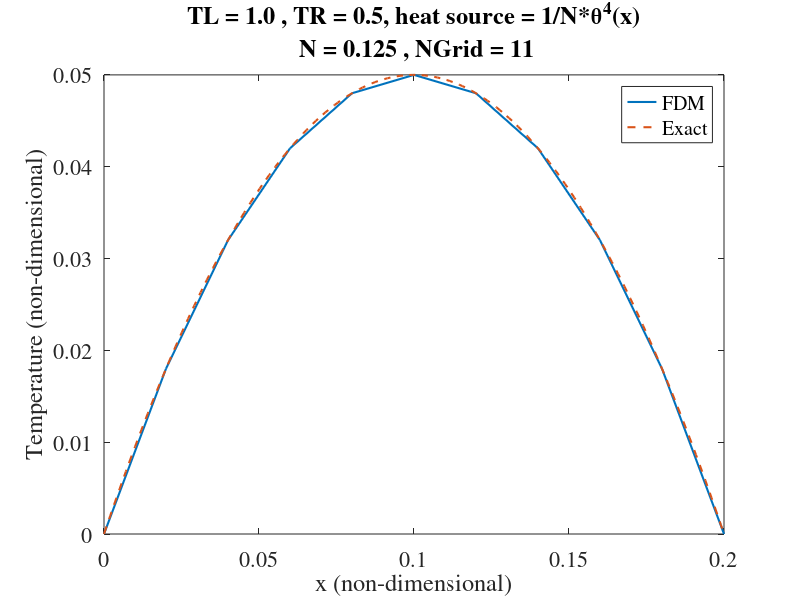

The MATLAB script that drew this image:
% Lattice Boltzmann Method 1-D combine Neutron Transport and T eq. 
clc;clear;
close all
% set(0,'defaultaxesfontname','times');
% set(0,'defaultaxesfontsize',20);


%============== figure settings ==========================
set(0,'defaultaxesfontname','times');
set(0,'defaultaxesfontsize',16);
% Defaults for this blog post
width = 6;     % Width in inches
height = 5;    % Height in inches
alw = 0.75;    % AxesLineWidth
fsz = 11;      % Fontsize
lw = 1.5;      % LineWidth
msz = 8;       % MarkerSize
% The properties we've been using in the figures
set(0,'defaultLineLineWidth',lw);   % set the default line width to lw
set(0,'defaultLineMarkerSize',msz); % set the default line marker size to msz
set(0,'defaultLineLineWidth',lw);   % set the default line width to lw

% Set the default Size for display
defpos = get(0,'defaultFigurePosition');
set(0,'defaultFigurePosition', [defpos(1) defpos(2) width*100, height*100]);
% Set the defaults for saving/printing to a file
set(0,'defaultFigureInvertHardcopy','on'); % This is the default anyway
set(0,'defaultFigurePaperUnits','inches'); % This is the default anyway
% set(figure,'visible','off')
set(figure,'visible','on')
defsize = get(gcf, 'PaperSize');
left = (defsize(1)- width)/2;
bottom = (defsize(2)- height)/2;
defsize = [left, bottom, width, height];
set(0, 'defaultFigurePaperPosition', defsize);
set(gcf,'position',[80 100 800 600])  % 
%============== figure settings ==========================
tic;                            % begin timer

NGrid = 11;
% NGrid = 101; 
% NGrid = 201;                                                              
% NGrid = 801;                                                            
% NGrid = 1201;  
% NGrid = 1601;
n = NGrid;
Q = 10;
S = -Q ;
% L = 60;
% L = 20;
L = 0.2;
% L = 1;
dx = L/(n-1);

x_exact = linspace(0,L,200);
x_Num = linspace(0,L,n);


T_Num = zeros(n,1);              % Initial condition for Temp
pre_T_Num = zeros(n,1);
 
err = 1;               % give initial value to activate the while loop
e1T = 1E-12;
iter=0;
% S = -1E7;
while (err > e1T)
% while (err2g > e1T)
    
      iter=iter+1;
      %calculate dimensionless temperature theda
      pre_T_Num = T_Num;
      
      % Method 1
      %phi_0_Num(2:end-1) = ( phi_0_Num(1:end-2) + phi_0_Num(3:end) - S*dx^2)/(2+dx^2/L^2);

        
      % Method 2
      for i = 2:n-1
          T_Num(i) = 0.5*( T_Num(i-1) + T_Num(i+1) - S*dx^2);
      end
        
      T_Num(1)   = 0;   % BC 1
      T_Num(end) = 0; % BC 2
      
      err = norm( pre_T_Num - T_Num )/norm(T_Num);
 
     if mod(iter,10000) == 0
        clc
        fprintf('N:\t\t\t%i\n',NGrid)
        fprintf('Iterations:\t%i\n',iter)
        fprintf('Error Temp:  \t%5.3E\n',err)

     end  
    
     if iter>=2E7
        break
     end    
  
end
%=====================solution Finite Difference with relaxation Mehtond===
toc    % end of timer
%--------------- P-1 With Marshark BC, exact sol ---------------------
T_exact = 1/2*Q*x_exact.*(L-x_exact);
% phi_0_Marshark_exact = L^2*S*(-1+cosh( (W-2*x_exact)/(2*L))*sech(W/(2*L)));
%--------------- P-1 With Marshark BC, exact sol ---------------------

figure(1)
set(gcf,'position',[80 100 800 600])
plot(x_Num, T_Num,'-'); hold on
plot(x_exact,T_exact,'--')
legend('FDM', 'Exact')
xlabel('x (non-dimensional)')
ylabel('Temperature (non-dimensional)')
title([' TL = 1.0 , TR = 0.5, heat source = 1/N*\theta^4(x) ' 10 ' N = 0.125 , NGrid = ' num2str(n)])

